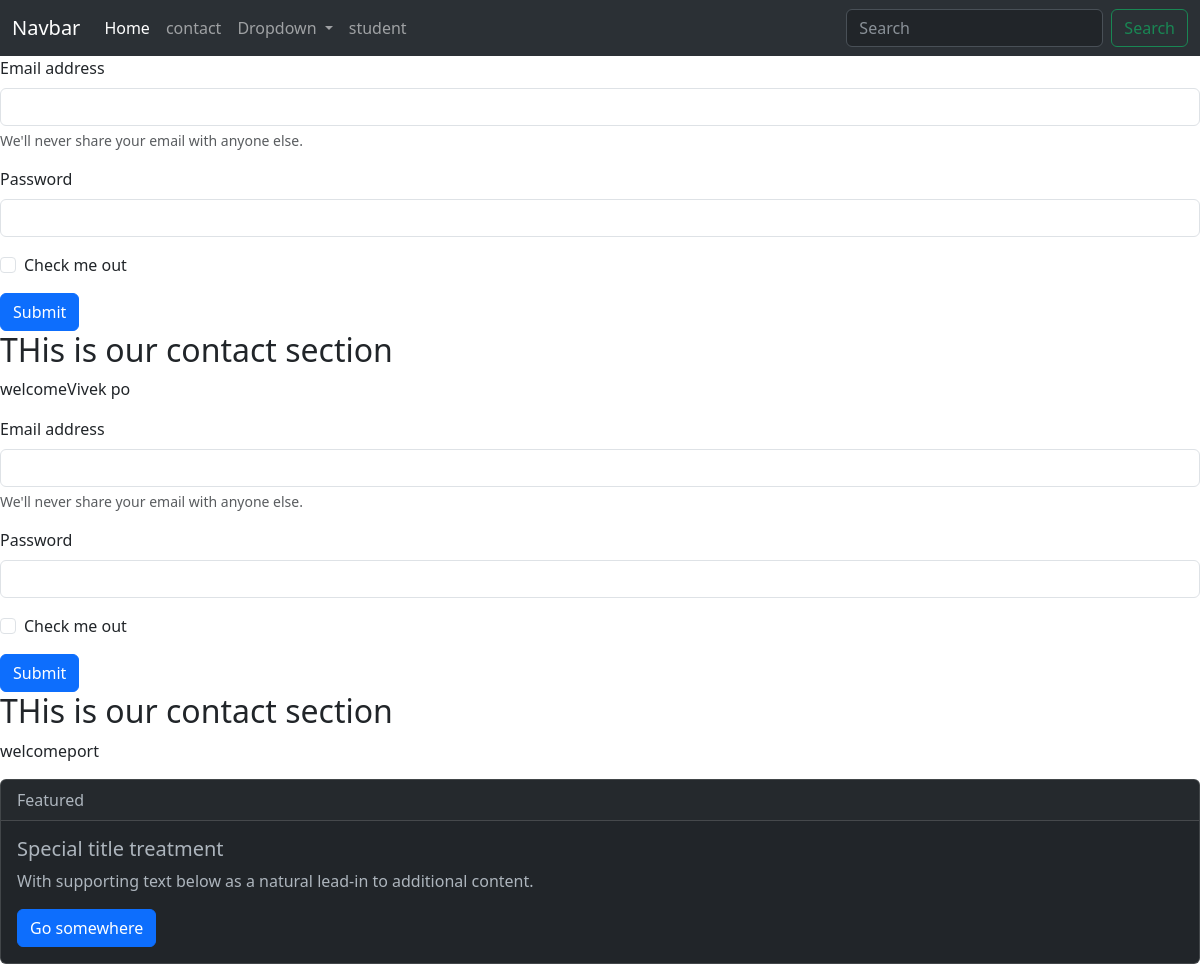
The app's page /contact/, older data.
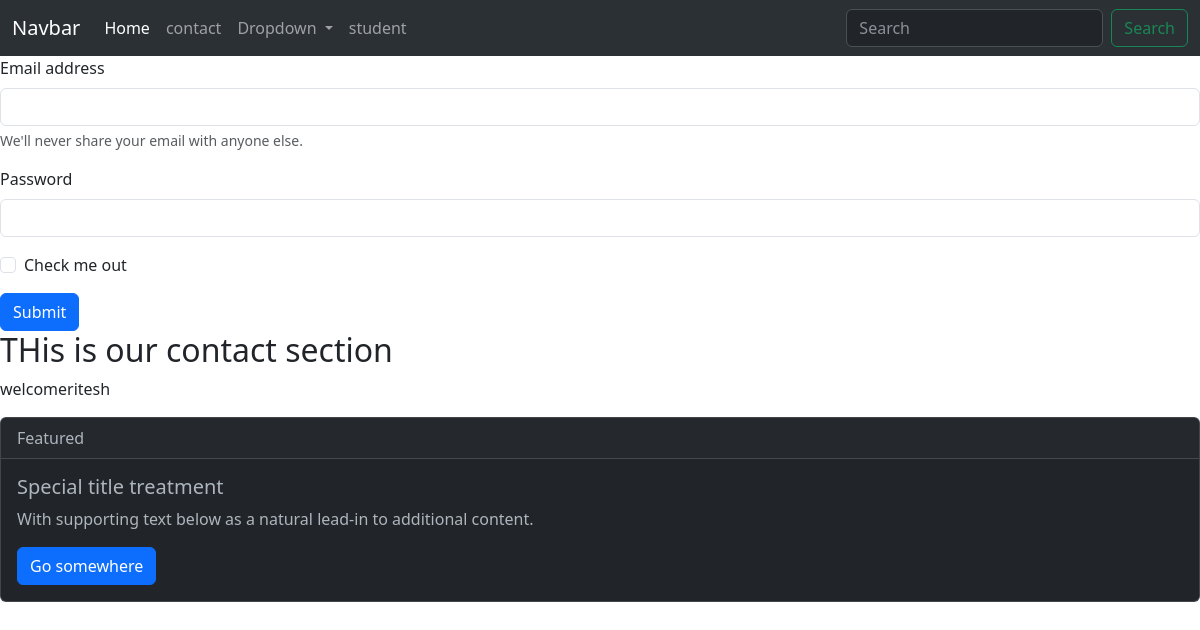
The same page, newer data.
### customuser/models.py (models this page shows)
class user(models.Model):
    name = models.CharField(max_length=60)
    email = models.CharField(max_length=70,blank=True)
    dp = models.FileField(upload_to="custom")
    password = models.CharField(max_length=100)

### Word/views.py (the view)
# urls.py: path('contact/', MyView.as_view(), name='my-view'),
class MyView(View):
    def get(self, request):
        home  = user.objects.all()
        data = {
             'use' : home
            }
        return render(request, 'contact.html', data)

### templates/contact.html
{% extends 'base.html' %}
{% block content %}
{% for i in use %}
<form method="post">
    <div class="mb-3">
      <label for="exampleInputEmail1" class="form-label">Email address</label>
      <input type="email" class="form-control" id="exampleInputEmail1" aria-describedby="emailHelp">
      <div id="emailHelp" class="form-text">We'll never share your email with anyone else.</div>
    </div>
    <div class="mb-3">
      <label for="exampleInputPassword1" class="form-label">Password</label>
      <input type="password" class="form-control" id="exampleInputPassword1">
    </div>
    <div class="mb-3 form-check">
      <input type="checkbox" class="form-check-input" id="exampleCheck1">
      <label class="form-check-label" for="exampleCheck1">Check me out</label>
    </div>
    <button type="submit" class="btn btn-primary">Submit</button>
</form>
<h2>THis is our contact section</h2>
<p>welcome{{i.name}}</p>
{% endfor %}
{% endblock content %}

### templates/base.html
{% include "header.html" %}
{% block content %}
{% endblock content %}
{% include "footer.html" %}

### templates/header.html (shortened to what this page needs)
<!DOCTYPE html>
<html lang="en">
  <head>
    <link
      href="https://cdn.jsdelivr.net/npm/bootstrap@5.3.0/dist/css/bootstrap.min.css"
      rel="stylesheet"
    />
    <link rel="stylesheet" href="/static/css/style.css">
  </head>
  <body>
    <nav class="navbar navbar-expand-lg bg-body-tertiary" data-bs-theme="dark">
        <div class="container-fluid">
          <a class="navbar-brand" href="#">Navbar</a>
          <div class="collapse navbar-collapse" id="navbarSupportedContent">
            <ul class="navbar-nav me-auto mb-2 mb-lg-0">
              <li class="nav-item">
                <a class="nav-link active" aria-current="page" href="/">Home</a>
              </li>
              <li class="nav-item">
                <a class="nav-link" href="/contact/">contact</a>
              </li>
              <li class="nav-item dropdown">
                <a class="nav-link dropdown-toggle" href="#" role="button" data-bs-toggle="dropdown" aria-expanded="false">
                  Dropdown
                </a>
              </li>
              <li class="nav-item">
                <a class="nav-link " href="/student-details/">student</a>
              </li>
            </ul>
            <form class="d-flex" role="search">
              <input class="form-control me-2" type="search" placeholder="Search" aria-label="Search">
              <button class="btn btn-outline-success" type="submit">Search</button>
            </form>
          </div>
        </div>
      </nav>
  </body>
</html>

### templates/footer.html
<section>
<div class="card"  data-bs-theme="dark">
  <div class="card-header">Featured</div>
  <div class="card-body">
    <h5 class="card-title">Special title treatment</h5>
    <p class="card-text">
      With supporting text below as a natural lead-in to additional content.
    </p>
    <a href="#" class="btn btn-primary">Go somewhere</a>
  </div>
</div>
</section>

### static/css/style.css (style rules this page uses)
* { margin: 0%; padding: 0%; box-sizing: border-box; }

Row changes from the older to the newer data that the page shows:
removed user: name "Vivek po"
removed user: name "port"
added user: name "ritesh"
